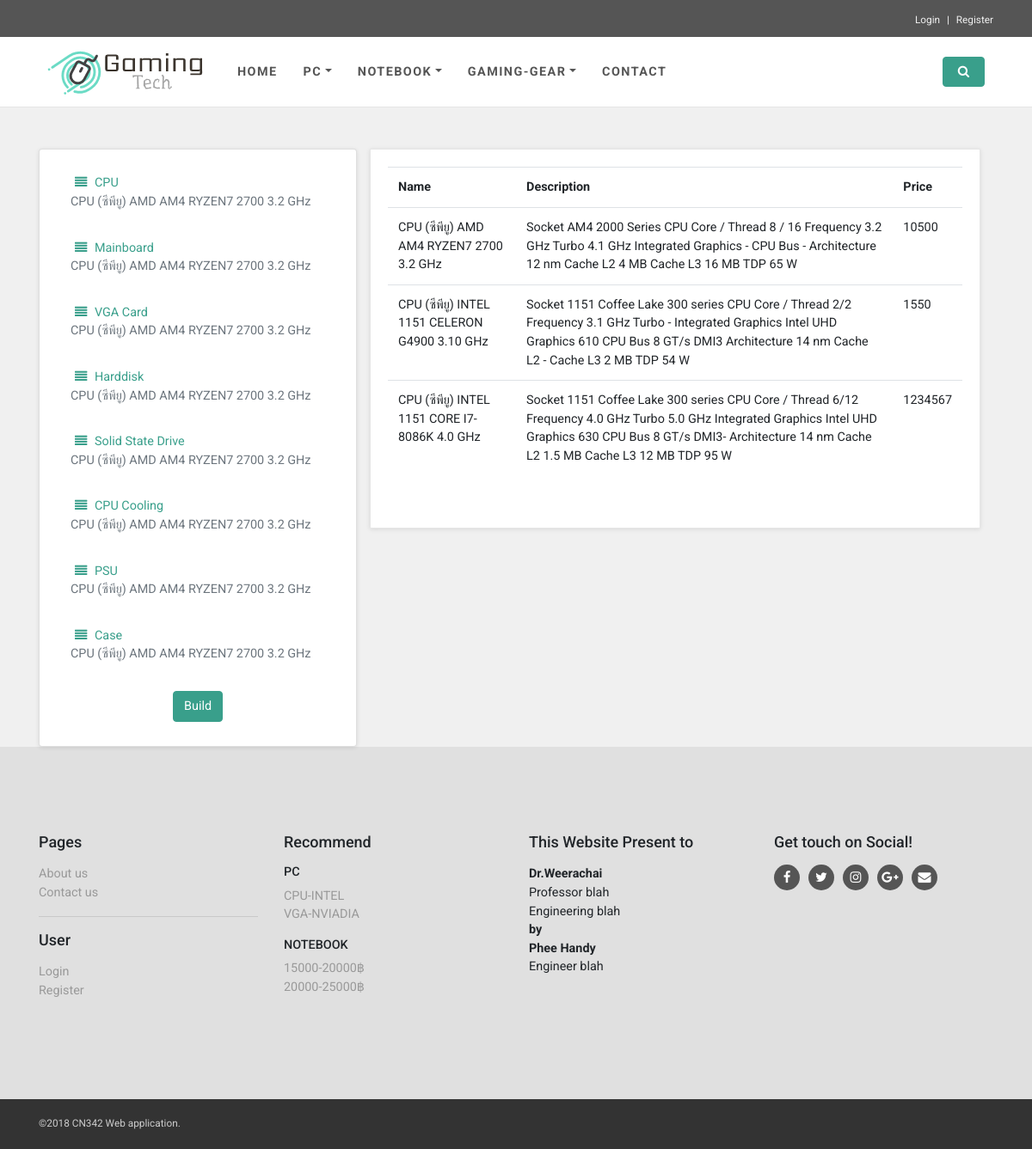
The app's page /Home/CPU/Intel with its own data.
### tables this page shows
CREATE TABLE `product` (
  `id` varchar(5) NOT NULL,
  `name` text NOT NULL,
  `price` double NOT NULL,
  `quantity` int(10) NOT NULL,
  `type` varchar(10) NOT NULL,
  `description` text NOT NULL,
  `image` blob
);

### application/controllers/Home.php (called while the page is built, shortened)
<?php
class Home extends CI_Controller
{
    public function __construct()
    {
        $this->load->helper('url');
    }
    function _remap($param)
    {
        $this->index($param);
    }
    public function index($param)
    {
        $data = array();
        if (!empty($param)) {
            $this->load->model('product_model');
            $datas = $this->product_model->getTypeData($param);
            $data = array(
                'param' => $param,
                'datas' => $datas
            );
        }
        $this->load->view('header');
        $this->load->view('left_content');
        $this->load->view('right_content', $data);
        $this->load->view('footer');
    }
}

### index.php (called while the page is built, shortened)
<?php
require_once BASEPATH.'core/CodeIgniter.php';

### application/models/Product_model.php (called while the page is built, shortened)
<?php
class Product_model extends CI_Model{
    public  function getTypeData($type){
        $this->db->where('type',$type);
        $this->db->order_by("name", "asc");
        $query = $this->db->get('product');
        if ($query->num_rows() > 0) {
            foreach ($query->result_array() as $item) {
                $data[] = $item;
            }
            return $data;
        }
        return FALSE;
    }
}

### application/views/right_content.php (the view, shortened to what this page needs)
<div class="mainright">
    <div id="content">
        <div class="container">
            <div class="row">
                <div class="col-md-12">
                    <?php if($param == 'CPU' || $param == 'MB' || $param == 'VGA' || $param == 'HDD' || $param == 'SSD' || $param == 'COOL' || $param == 'PSU' || $param == 'CASE' ):?>
                        <div class="col-lg-13">
                            <div class="box">
                                <div class="table-responsive mb-4">
                                    <table class="table">
                                        <tr>
                                            <th>Name</th>
                                            <th>Description</th>
                                            <th>Price</th>
                                        </tr>
                                        <?php
                                        foreach($datas as $data){
                                            echo'<tr><td>';
                                            echo $data['name'].'</td><td>';
                                            echo $data['description'].'</td><td>';
                                            echo $data['price'].'</td></tr>';
                                        }?>
                                    </table>
                                </div>
                            </div>
                        </div>
                    <?php endif;?>
                </div>
            </div>
        </div>
    </div>
</div>
</div>

### public/css/style.css (style rules this page uses)
body { overflow-x: hidden; background-color: #f0f0f0; }
.box { background: #fff; margin: 0 0 30px; border: solid 1px #e6e6e6; padding: 20px; -webkit-box-shadow: 0 1px 5px rgba(0, 0, 0, 0.1); box-shadow: 0 1px 5px rgba(0, 0, 0, 0.1); }
.mainright { grid-area: mainright; }
tbody > tr { cursor: pointer; }
body { font-family: "Roboto", Helvetica, Arial, sans-serif; font-size: 0.9rem; font-weight: 400; line-height: 1.5; color: #212529; background-color: #f0f0f0; }

### records on screen
product: name "CPU (ซีพียู) AMD AM4 RYZEN7 2700 3.2 GHz", description "Socket AM4 2000 Series CPU Core / Thread 8 / 16 Frequency 3.2 GHz Turbo 4.1 GHz Integrated Graphics - CPU Bus - Architecture 12 nm Cache L2 4 MB Cache L3 16 MB TDP 65 W", price "10500"
product: name "CPU (ซีพียู) INTEL 1151 CELERON G4900 3.10 GHz", description "Socket 1151 Coffee Lake 300 series CPU Core / Thread 2/2 Frequency 3.1 GHz Turbo - Integrated Graphics Intel UHD Graphics 610 CPU Bus 8 GT/s DMI3 Architecture 14 nm Cache L2 - Cache L3 2 MB TDP 54 W", price "1550"
product: name "CPU (ซีพียู) INTEL 1151 CORE I7-8086K 4.0 GHz", description "Socket 1151 Coffee Lake 300 series CPU Core / Thread 6/12 Frequency 4.0 GHz Turbo 5.0 GHz Integrated Graphics Intel UHD Graphics 630 CPU Bus 8 GT/s DMI3- Architecture 14 nm Cache L2 1.5 MB Cache L3 12 MB TDP 95 W", price "1234567"
